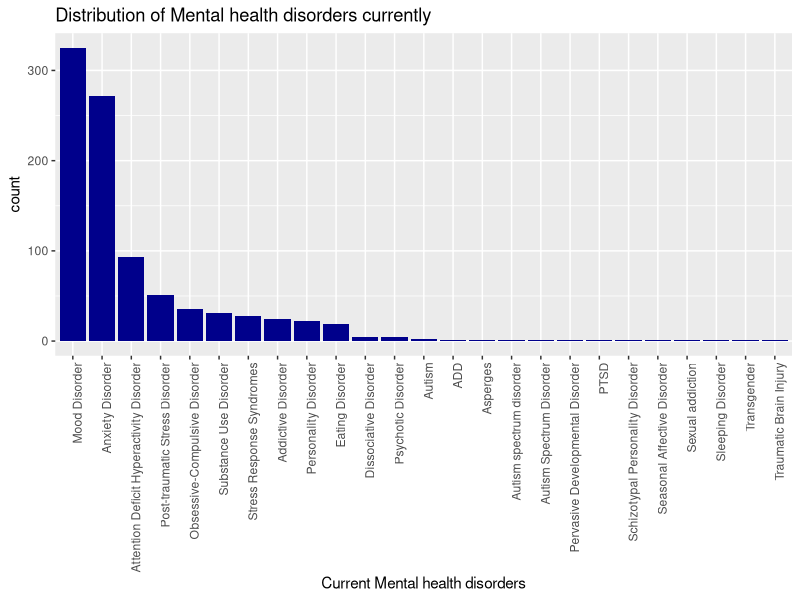
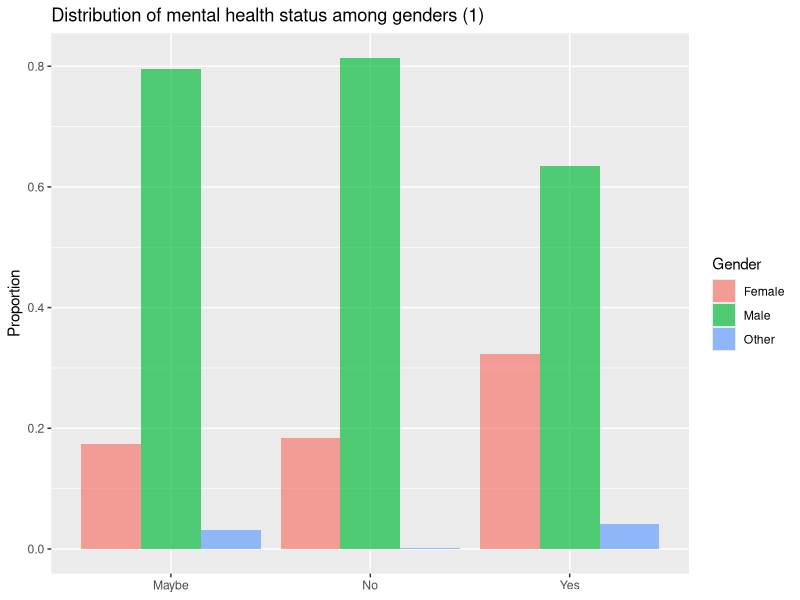
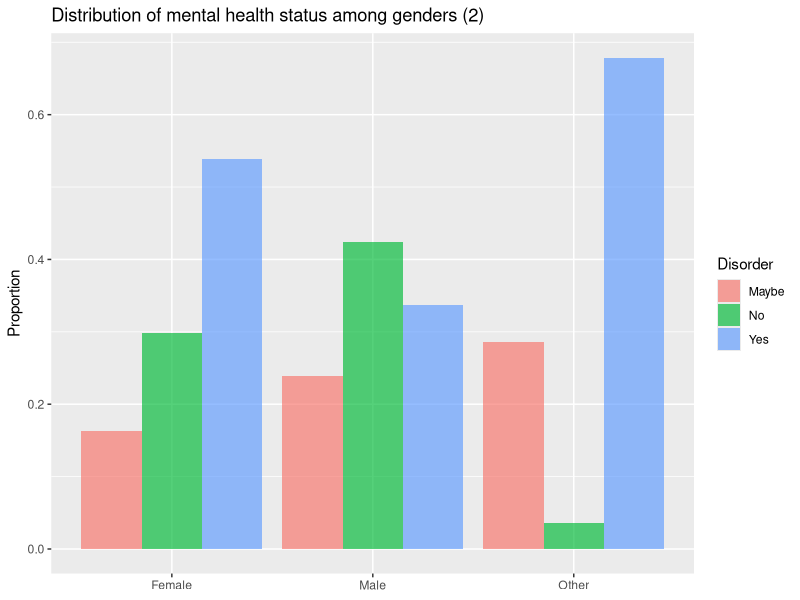
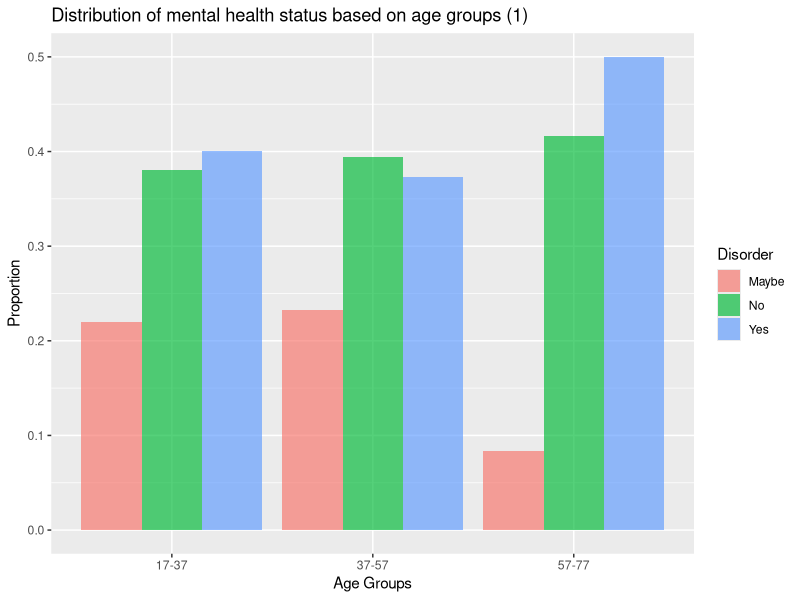
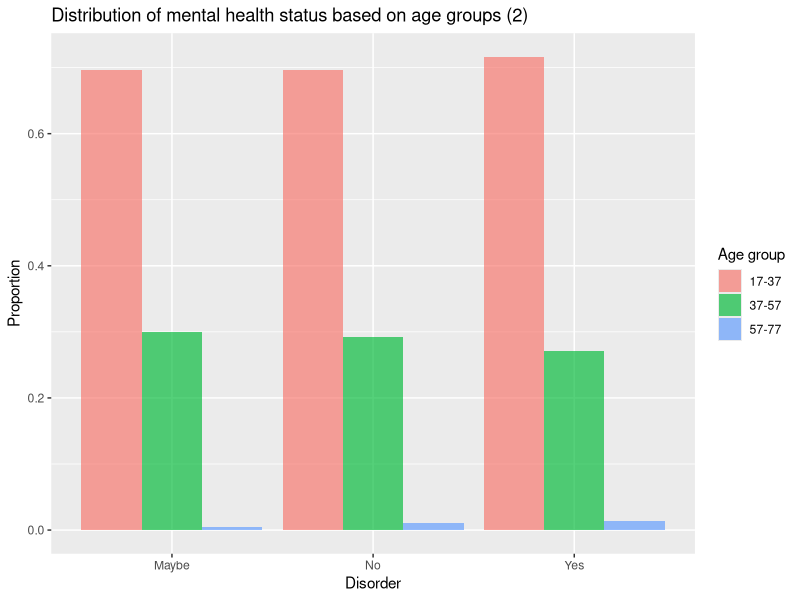
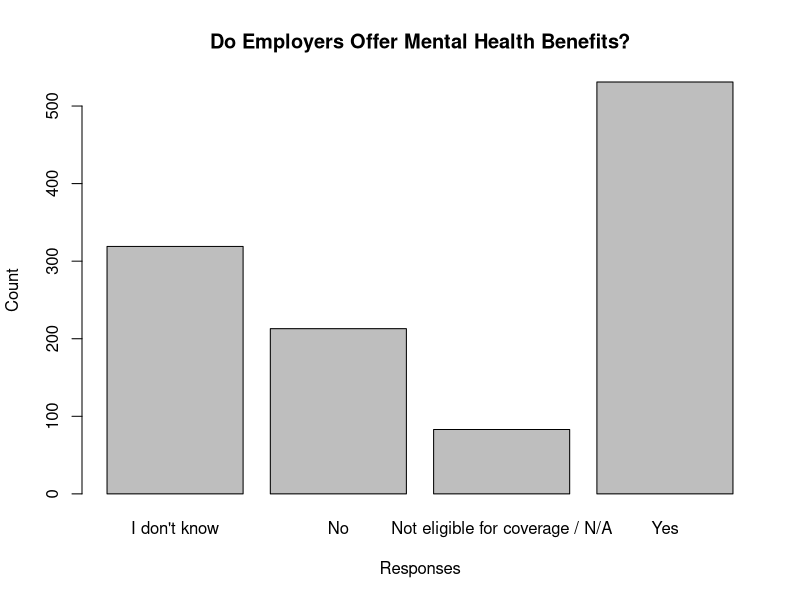
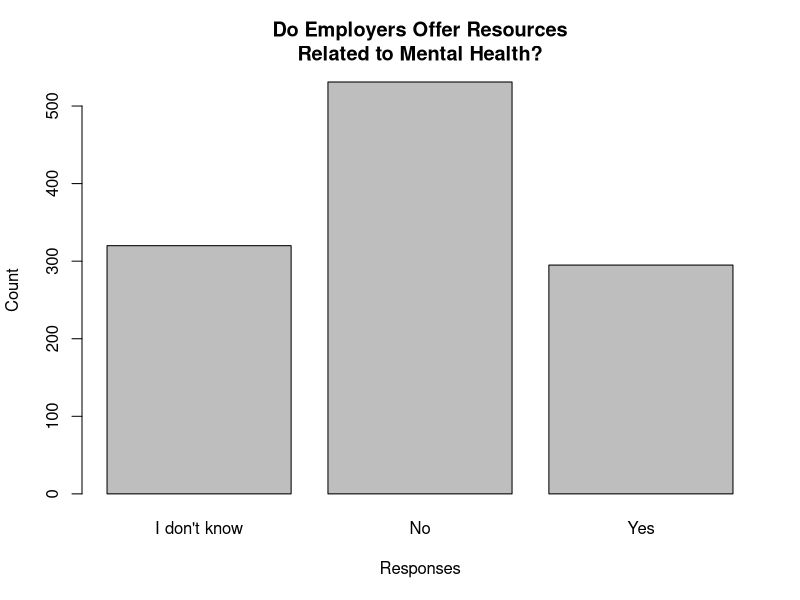
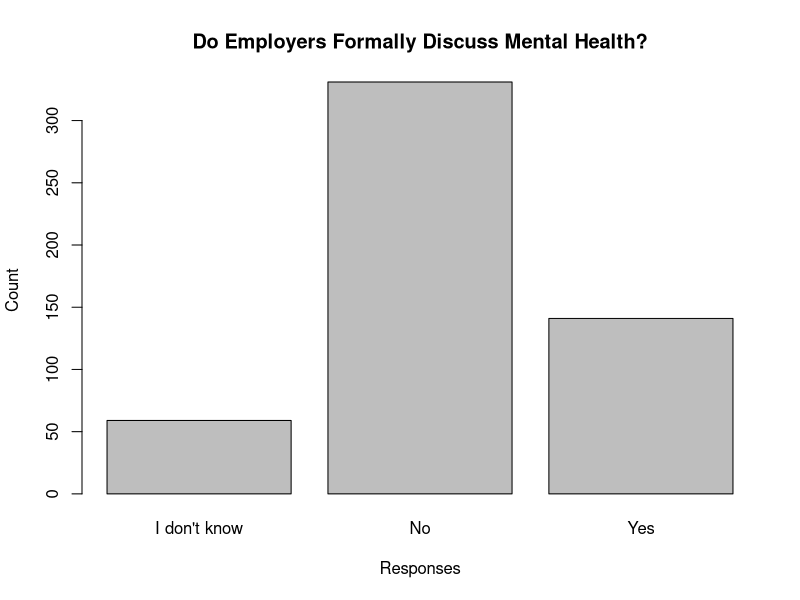

Write the R code that produced these figures, in order.
## ---- chunk 1
knitr::opts_chunk$set(comment = NA)
library(dplyr)
library(tidyr)
library(ggplot2)
library(grid)
library(gridExtra)
library(knitr)
health <- read.csv("mentalsurvey_clean.csv")
## ---- chunk 2

#since some people have multiple disorders, we have to split them 
tmp = health %>% separate(mhd, 
                          sep = '\\|',
                          c('mhd_1', 'mhd_2', 'mhd_3', 'mhd_4', 'mhd_5',
                            'mhd_6', 'mhd_7', 'mhd_8', 'mhd_9'),
                          fill = 'right')


chk = tmp %>% select(matches('mhd_[1-9]'))

comb = as.vector(t(chk))
comb1 = comb[comb != ""&!is.na(comb)]

#Shortening the factor levels by splitting
disorders=sapply(strsplit(comb1, split = " \\("), `[`, 1)
dataf <- as.data.frame(matrix(disorders))
colnames(dataf)<- "Disorder"
#Removing inconsistent response
subdataf <- subset(dataf, disorders != "I haven\'t been formally diagnosed, so I felt uncomfortable answering, but Social Anxiety and Depression.")
count_disorder <-data.frame(count(subdataf, Disorder, sort = TRUE))
kable(count_disorder)
## ---- chunk 3

reorder_size <- function(x) {
  factor(x, levels = names(sort(table(x), decreasing = TRUE)))
}
#Plot to see the distribution of current mental health illness
p <- ggplot(data=subdataf, aes(x = reorder_size(Disorder)))+
  geom_bar(fill='dark blue')+
  theme(axis.text.x = element_text(angle = 90, hjust = 1))

p+xlab("Current Mental health disorders")+ggtitle("Distribution of Mental health disorders currently")
## ---- chunk 4
gender_disorder <- table(health$Do.you.currently.have.a.mental.health.disorder., health$gender)
gender_disorder
## ---- chunk 5
#Table: % of who may, don't or have mental disorder among genders
rowprop <- prop.table(gender_disorder,1) 
rowprop
## ---- chunk 6
dr1 <-as.data.frame(rowprop)
# Distribution of respondents among gender provided they may/have/donot have a mental diorder 
ggplot(data = dr1, aes(x =Var1 , y = Freq, fill = Var2)) + 
  geom_bar(stat = 'identity', position = 'dodge', alpha = 2/3) +              
  labs(x = NULL, y = 'Proportion', fill = 'Gender')+ggtitle('Distribution of mental health status among genders (1)')
## ---- chunk 7
#Table : % of each level gender who may, don't or have mental disorder
colprop <- prop.table(gender_disorder,2)
colprop
## ---- chunk 8
# Distribution of respondents who may/have/donot have a mental diorder over the gender
dr2 <-as.data.frame(colprop)
ggplot(data = dr2, aes(x =Var2 , y = Freq, fill = Var1)) + 
  geom_bar(stat = 'identity', position = 'dodge', alpha = 2/3) +              
  labs(x = NULL, y = 'Proportion', fill = 'Disorder')+ggtitle('Distribution of mental health status among genders (2)')
## ---- chunk 9
summary(health$age)
## ---- chunk 10
#Creating labels for age groups
labs <- c(paste(seq(17, 74, by = 20), seq(37, 80, by = 20),
                sep = "-"))
health$AgeGroup <- cut(health$age, breaks = c(seq(17, 74, by = 20), Inf), labels = labs, right = FALSE)

agegr <- table(health$Do.you.currently.have.a.mental.health.disorder.,health$AgeGroup)
ageprop <- prop.table(agegr,2)
ageprop
## ---- chunk 11
dfageprop <- as.data.frame(ageprop)

#Distribution of respondents reporting a mental disorder by age groups
ggplot(data = dfageprop, aes(x =Var2 , y = Freq, fill = Var1)) + 
  geom_bar(stat = 'identity', position = 'dodge', alpha = 2/3) +              
  labs(x = "Age Groups", y = 'Proportion', fill = 'Disorder')+ggtitle('Distribution of mental health status based on age groups (1)')
## ---- chunk 12
ageprop1 <- prop.table(agegr,1)
ageprop1
## ---- chunk 13
dfageprop1 <- as.data.frame(ageprop1)
ggplot(data = dfageprop1, aes(x =Var1 , y = Freq, fill = Var2)) + 
  geom_bar(stat = 'identity', position = 'dodge', alpha = 2/3) +              
  labs(x = "Disorder", y = 'Proportion', fill = 'Age group')+ggtitle('Distribution of mental health status based on age groups (2)')
## ---- chunk 14
table(health$What.US.state.or.territory.do.you.live.in. , health$Do.you.currently.have.a.mental.health.disorder.)
## ---- chunk 15
#Creating a table for the variable "Does your employer provide mental health benefits as part of healthcare coverage?""

table(health$Does.your.employer.provide.mental.health.benefits.as.part.of.healthcare.coverage.)

barplot(table(health$Does.your.employer.provide.mental.health.benefits.as.part.of.healthcare.coverage.), xlab = "Responses", ylab = "Count", main = "Do Employers Offer Mental Health Benefits?")

## ---- chunk 16
table(health$Does.your.employer.offer.resources.to.learn.more.about.mental.health.concerns.and.options.for.seeking.help.)

barplot(table(health$Does.your.employer.offer.resources.to.learn.more.about.mental.health.concerns.and.options.for.seeking.help.), xlab = "Responses", ylab = "Count", main = "Do Employers Offer Resources\nRelated to Mental Health?")
## ---- chunk 17
Company<-subset(health, Does.your.employer.provide.mental.health.benefits.as.part.of.healthcare.coverage.=="Yes")

## ---- chunk 18
#Creating a table for for the variable related to employers formally discussing mental health with employees
table(Company$Has.your.employer.ever.formally.discussed.mental.health..for.example..as.part.of.a.wellness.campaign.or.other.official.communication..)
#Computing the percentage
percent<-table(Company$Has.your.employer.ever.formally.discussed.mental.health..for.example..as.part.of.a.wellness.campaign.or.other.official.communication..)/length(Company$Has.your.employer.ever.formally.discussed.mental.health..for.example..as.part.of.a.wellness.campaign.or.other.official.communication..)
#The parameter percent gives us the value of the percenntage needed
percent
## ---- chunk 19
Company<-droplevels(Company)
barplot(table(Company$Has.your.employer.ever.formally.discussed.mental.health..for.example..as.part.of.a.wellness.campaign.or.other.official.communication..), xlab = "Responses", ylab = "Count", main = "Do Employers Formally Discuss Mental Health?")

## ---- chunk 20
knitr::opts_chunk$set(echo = TRUE)
#Creating a table with gender and mental health responses
tab <- table(health$Do.you.think.that.discussing.a.mental.health.disorder.with.your.employer.would.have.negative.consequences., health$gender)
tab
## ---- chunk 21
#Creating a table with gender and physical health responses
tab1 <- table(health$Do.you.think.that.discussing.a.physical.health.issue.with.your.employer.would.have.negative.consequences., health$gender)
tab1
## ---- chunk 22
#creating the combined plot
tabdf <- as.data.frame(tab)
tab1df <- as.data.frame(tab1)

plot1 <- ggplot(data = tabdf, aes(x = Var1, y =Freq, fill = Var2)) + 
  geom_bar(stat = 'identity', position = 'dodge', alpha = 2/3) +              
  labs(x = "Mental health disorders", y = 'count')+ theme(legend.position='none')

plot2 <- ggplot(data = tab1df, aes(x = Var1, y =Freq, fill = Var2)) + 
  geom_bar(stat = 'identity', position = 'dodge', alpha = 2/3) +              
  labs(x = "Physical health disorders", y = 'count', fill = 'Gender')
title1=textGrob("Negative consequences: Mental vs Physial", gp=gpar(fontface="bold"))
grid.arrange(plot1, plot2,ncol=2,top = title1, widths = c(3/4,1))
## ---- chunk 23
ggplot(health, aes(x = health$Do.you.think.that.discussing.a.mental.health.disorder.with.previous.employers.would.have.negative.consequences.)) + geom_bar() + ggtitle("Discussing mental health disorder with previous\nemployer resulting in negative consequences") + xlab("Response") + ylab("Count") + theme(axis.title=element_text(size=12))
summary(health$Do.you.think.that.discussing.a.mental.health.disorder.with.previous.employers.would.have.negative.consequences.)
## ---- chunk 24
ggplot(health, aes(x = health$Do.you.think.that.discussing.a.mental.health.disorder.with.your.employer.would.have.negative.consequences.)) + geom_bar() + ggtitle("Discussing mental health disorder with\ncurrent employer resulting in negative consequences") + xlab("Response") + ylab("Count") + theme(axis.title=element_text(size=12))
summary(health$Do.you.think.that.discussing.a.mental.health.disorder.with.your.employer.would.have.negative.consequences.)
## ---- chunk 25
m1<-table(health$Do.you.think.that.discussing.a.mental.health.disorder.with.previous.employers.would.have.negative.consequences., health$Do.you.think.that.discussing.a.mental.health.disorder.with.your.employer.would.have.negative.consequences.)
chisq.test(m1)
## ---- chunk 26
#Put company size in order
health$CompanySize  = factor(health$How.many.employees.does.your.company.or.organization.have, levels=c("1-5", "6-25", "26-100", "100-500", "500-1000", "More than 1000"))
#Create Cross-tab Table
APbCS <- table(health$Is.your.anonymity.protected.if.you.choose.to.take.advantage.of.mental.health.or.substance.abuse.treatment.resources.provided.by.your.employer., health$CompanySize)
head(APbCS)
## ---- chunk 27
#Create a proportions table by Row
prop.table(APbCS, 2)
## ---- chunk 28
#Do a chi-squared test
chisq.test(APbCS)
## ---- chunk 29
t0 <- ggplot(health, aes(x = health$Is.your.anonymity.protected.if.you.choose.to.take.advantage.of.mental.health.or.substance.abuse.treatment.resources.provided.by.your.employer.))+geom_bar()+facet_wrap(~health$CompanySize, scales="free_y") + ggtitle("Perceived Difficulty of Asking for Leave by Gender") + xlab("Perceived Difficulty Level") + ylab("Count")+ theme(axis.title=element_text(size=12))
t0
## ---- chunk 30
#Add labels to tech company org
health$TLabel <- factor(health$Is.your.employer.primarily.a.tech.company.organization.,
levels = c(0, 1),
labels = c("Not primarily tech", "Primarily Tech"))
## ---- chunk 31
#Create a crosstab table
APbT2 <- table(health$Is.your.anonymity.protected.if.you.choose.to.take.advantage.of.mental.health.or.substance.abuse.treatment.resources.provided.by.your.employer., health$TLabel)
head(APbT2)
## ---- chunk 32
#Create a proportions table by Row
prop.table(APbT2, 2)
## ---- chunk 33
#Do a chi-squared test
chisq.test(APbT2)
## ---- chunk 34
#Create Visualization
t1 <- ggplot(health, aes(x = health$Is.your.anonymity.protected.if.you.choose.to.take.advantage.of.mental.health.or.substance.abuse.treatment.resources.provided.by.your.employer.))+geom_bar()+facet_wrap(health$TLabel ~ ., scales="free_y") + ggtitle("Anonymity Protections for Tech\nvs.Non-Tech Companies") + xlab("Is your anonymity protected?") + ylab("Count") + theme(axis.title=element_text(size=12))
t1
## ---- chunk 35
#Modify Labels (ideal if we can get it to fit)
health$pd2 <- factor(health$If.a.mental.health.issue.prompted.you.to.request.a.medical.leave.from.work..asking.for.that.leave.would.be.,
levels = c("Very easy", "Somewhat easy", "Neither easy nor difficult","Somewhat difficult", "Very difficult", "I don't know"),
labels = c("Very easy (VE)", "Somewhat Easy (SE)", "Neutral (N)", "Somewhat Hard (SH)", "Very Hard (VH)", "Don't Know (DK)"))
#Modify Labels (if health$pd2 does not fit, use this as an alternate)
health$pd3 <- factor(health$If.a.mental.health.issue.prompted.you.to.request.a.medical.leave.from.work..asking.for.that.leave.would.be.,
levels = c("Very easy", "Somewhat easy", "Neither easy nor difficult","Somewhat difficult", "Very difficult", "I don't know"),
labels = c("VE", "SE", "N", "SH", "VH", "DK"))
## ---- chunk 36
#Crosstab table
ELDbG <- table(health$pd2, health$gender)
ELDbG
prop.table(ELDbG, 2)
## ---- chunk 37
chisq.test(ELDbG)
## ---- chunk 38
#Create Visualization
t2 <- ggplot(health, aes(x = health$pd3))+geom_bar()+facet_wrap(health$gender ~ ., scales="free_y") + ggtitle("Perceived Difficulty of Asking for Leave by Gender") + xlab("Perceived Difficulty Level") + ylab("Count") + theme(axis.title=element_text(size=12))
t2
## ---- chunk 39
#Do the AgeGroup Variable
labs <- c(paste(seq(17, 74, by = 20), seq(37, 80, by = 20),
                sep = "-"))
health$AgeGroup <- cut(health$age, breaks = c(seq(17, 74, by = 20), Inf), labels = labs, right = FALSE)
## ---- chunk 40
#Crosstab table
ELDbA <- table(health$pd2, health$AgeGroup)
ELDbA
#Proportions table
prop.table(ELDbA)
## ---- chunk 41
chisq.test(ELDbA)
## ---- chunk 42
#Create Visualization
t3 <- ggplot(health, aes(x = health$pd3))+geom_bar()+facet_wrap(health$AgeGroup ~ ., scales="free_y") + ggtitle("Perceived Difficulty of Asking for Leave by Age Group") + xlab("Perceived Difficulty Level") + ylab("Count") + theme(axis.title=element_text(size=12))
t3
## ---- chunk 43
#Crosstab table
ELDbCS <- table(health$pd2, health$CompanySize)
ELDbCS
prop.table(ELDbCS, 2)
## ---- chunk 44
chisq.test(ELDbCS)
## ---- chunk 45
#Create Visualization
t4 <- ggplot(health, aes(x = health$pd3))+geom_bar()+facet_wrap(health$CompanySize~ ., scales="free_y") + ggtitle("Perceived Difficulty of Asking for Leave\nby Company Size") + xlab("Perceived Difficulty Level") + ylab("Count")
t4
## ---- chunk 46
#Modify Labels for mental health benefit provision
health$mhb2 <- factor(health$Does.your.employer.provide.mental.health.benefits.as.part.of.healthcare.coverage.,
levels = c("I don't know", "No", "Not eligible for coverage / N/A","Yes"),
labels = c("Don't Know", "No", "Ineligible/NA", "Yes"))
## ---- chunk 47
#Crosstab Table
ELDbMHB <- table(health$pd2, health$mhb2)
ELDbMHB
## ---- chunk 48
chisq.test(ELDbMHB)
## ---- chunk 49
t5 <- ggplot(health, aes(x = health$pd3))+geom_bar()+facet_wrap(~ health$mhb2, scales="free_y") + ggtitle("Perceived Difficulty of Asking for Leave by Mental\nHealth Benefit Provision") + xlab("Perceived Difficulty Level") + ylab("Count") + theme(axis.title=element_text(size=12))
t5
## ---- chunk 50
ELDbEDM <- table(health$pd2, health$Has.your.employer.ever.formally.discussed.mental.health..for.example..as.part.of.a.wellness.campaign.or.other.official.communication..)
ELDbEDM
## ---- chunk 51
chisq.test(ELDbEDM)
## ---- chunk 52
t6 <- ggplot(health, aes(x = health$pd3))+geom_bar()+facet_wrap( health$Has.your.employer.ever.formally.discussed.mental.health..for.example..as.part.of.a.wellness.campaign.or.other.official.communication.. ~., scales="free_y") + ggtitle("Perceived Difficulty of Asking for Leave by Mental Health\nDiscussion by Employer") + xlab("Perceived Difficulty Level") + ylab("Count") + theme(axis.title=element_text(size=12))
t6
## ---- chunk 53
ELDbEOR <- table(health$pd2, health$Does.your.employer.offer.resources.to.learn.more.about.mental.health.concerns.and.options.for.seeking.help.)
ELDbEOR
## ---- chunk 54
chisq.test(ELDbEOR)
## ---- chunk 55
t7 <- ggplot(health, aes(x = health$pd3))+geom_bar()+facet_wrap( health$Does.your.employer.offer.resources.to.learn.more.about.mental.health.concerns.and.options.for.seeking.help. ~., scales="free_y") + ggtitle("Perceived Difficulty of Asking for Leave by Mental\nHealth Resource Provision") + xlab("Perceived Difficulty Level") + ylab("Count") + theme(axis.title=element_text(size=12))
t7
## ---- chunk 56
ELDbPR <- table(health$pd2, health$Have.you.observed.or.experienced.an.unsupportive.or.badly.handled.response.to.a.mental.health.issue.in.your.current.or.previous.workplace.)
ELDbPR
prop.table(ELDbPR, 2)
## ---- chunk 57
#Modify Labels for unsupportive response to make them shorter
health$epr <- factor(health$Have.you.observed.or.experienced.an.unsupportive.or.badly.handled.response.to.a.mental.health.issue.in.your.current.or.previous.workplace.,
levels = c("Maybe/Not sure", "N/A", "No","Yes, I experienced", "Yes, I observed"),
labels = c("Don't Know", "N/A", "No", "Yes, experienced", "Yes, observed"))
table(health$pd2, health$epr)
## ---- chunk 58
chisq.test(ELDbPR)
## ---- chunk 59
t8 <- ggplot(health, aes(x = health$pd3))+geom_bar()+facet_wrap(health$epr ~., scales="free_y") + ggtitle("Perceived Difficulty of Asking for Leave by Experience\nwith Poor Mental health Response") + xlab("Perceived Difficulty Level") + ylab("Count") + theme(axis.title=element_text(size=12))
t8
## ---- chunk 60
MHbG <- table(health$Would.you.feel.comfortable.discussing.a.mental.health.disorder.with.your.direct.supervisor.s.., health$gender)
MHbG
prop.table(MHbG, 2)
## ---- chunk 61
chisq.test(MHbG)
## ---- chunk 62
t9 <- ggplot(health, aes(x = health$Would.you.feel.comfortable.discussing.a.mental.health.disorder.with.your.direct.supervisor.s..))+geom_bar()+facet_grid(~ health$gender) + ggtitle("Comfort with Discussing Mental Health\nDisorder with Supervisor by Gender") + xlab("Would you feel comfortable discussing a mental health\ndisorder with your supervisor?") + ylab("Count") + theme(axis.title=element_text(size=12), axis.text=element_text(size=10))
t9
## ---- chunk 63
MHbA <- table(health$Would.you.feel.comfortable.discussing.a.mental.health.disorder.with.your.direct.supervisor.s.., health$AgeGroup)
MHbA
prop.table(MHbA, 2)
## ---- chunk 64
chisq.test(MHbA)
## ---- chunk 65
t10 <- ggplot(health, aes(x = health$Would.you.feel.comfortable.discussing.a.mental.health.disorder.with.your.direct.supervisor.s..))+geom_bar()+facet_wrap(health$AgeGroup ~., scales="free_y") + ggtitle("Comfort with Discussing Mental Health\n Disorder with Supervisor by Age") + xlab("Would you feel comfortable discussing a mental health\ndisorder with your supervisor?") + ylab("Count") + theme(axis.title=element_text(size=12), axis.text=element_text(size=10))
t10
## ---- chunk 66
MHbCS <- table(health$Would.you.feel.comfortable.discussing.a.mental.health.disorder.with.your.direct.supervisor.s.., health$CompanySize)
MHbCS
prop.table(MHbCS, 2)
## ---- chunk 67
chisq.test(MHbCS)
## ---- chunk 68
t11 <- ggplot(health, aes(x = health$Would.you.feel.comfortable.discussing.a.mental.health.disorder.with.your.direct.supervisor.s..))+geom_bar()+facet_wrap(health$CompanySize ~., scales="free_y") + ggtitle("Comfort with Discussion of Mental Health\nDisorder with Supervisor by Company Size") + xlab("Would you feel comfortable discussing a mental health\ndisorder with your supervisor?") + ylab("Count") + theme(axis.title=element_text(size=12), axis.text=element_text(size=10))
t11
## ---- chunk 69
MHbPR <- table(health$Would.you.feel.comfortable.discussing.a.mental.health.disorder.with.your.direct.supervisor.s.., health$Have.you.observed.or.experienced.an.unsupportive.or.badly.handled.response.to.a.mental.health.issue.in.your.current.or.previous.workplace.)
MHbPR
prop.table(MHbPR, 2)
## ---- chunk 70
chisq.test(MHbPR)
## ---- chunk 71
t17 <- ggplot(health, aes(x = health$Would.you.feel.comfortable.discussing.a.mental.health.disorder.with.your.direct.supervisor.s..))+geom_bar()+facet_wrap(health$Have.you.observed.or.experienced.an.unsupportive.or.badly.handled.response.to.a.mental.health.issue.in.your.current.or.previous.workplace. ~., scales="free_y") + ggtitle("Comfort with Discussing Mental Health with\nSupervisor by Experience with Poor Workplace Response") + xlab("Would you feel comfortable discussing a mental health\ndisorder with your supervisor?") + ylab("Count") + theme(axis.title=element_text(size=12), axis.text=element_text(size=10))
t17
## ---- chunk 72
MHbVN <- table(health$Would.you.feel.comfortable.discussing.a.mental.health.disorder.with.your.direct.supervisor.s.., health$Do.you.think.that.discussing.a.mental.health.disorder.with.your.employer.would.have.negative.consequences.)
MHbVN
## ---- chunk 73
chisq.test(MHbVN)
## ---- chunk 74
#Modify Labels for perception of mental health disclosure impact
health$negimp <- factor(health$Do.you.think.that.discussing.a.mental.health.disorder.with.your.employer.would.have.negative.consequences.,
levels = c("Maybe", "No", "Yes"),
labels = c("Maybe Expect a Negative Impact", "Do Not Expect Negative Impact", "Expect Negative Impact"))
#Check Results
table(health$Would.you.feel.comfortable.discussing.a.mental.health.disorder.with.your.direct.supervisor.s.., health$negimp)
## ---- chunk 75
t12 <- ggplot(health, aes(x = health$Would.you.feel.comfortable.discussing.a.mental.health.disorder.with.your.direct.supervisor.s..))+geom_bar()+facet_wrap(health$negimp ~., scales="free_y") + ggtitle("Comfort with Discussing Mental Health disorder\nwith Supervisor by Perception of Negative Impact") + xlab("Would you feel comfortable discussing a mental health disorder\nwith your supervisor?") + ylab("Count") + theme(axis.title=element_text(size=12), axis.text=element_text(size=10))
t12
## ---- chunk 76
MHCbG <- table(health$Would.you.feel.comfortable.discussing.a.mental.health.disorder.with.your.coworkers., health$gender)
MHCbG
prop.table(MHCbG, 2)
## ---- chunk 77
chisq.test(MHCbG)
## ---- chunk 78
t13 <- ggplot(health, aes(x = health$Would.you.feel.comfortable.discussing.a.mental.health.disorder.with.your.coworkers.))+geom_bar()+facet_wrap(health$gender ~., scales="free_y") + ggtitle("Comfort with Discussing Mental Health\nDisorder with Coworkers by Gender") + xlab("Would you feel comfortable discussing a mental health\ndisorder with your coworkers?") + ylab("Count") + theme(axis.title=element_text(size=12), axis.text=element_text(size=10))
t13
## ---- chunk 79
MHCbA <- table(health$Would.you.feel.comfortable.discussing.a.mental.health.disorder.with.your.coworkers., health$AgeGroup)
MHCbA
#Proportions (as column percentages)
prop.table(MHCbA, 2)
## ---- chunk 80
chisq.test(MHCbA)
## ---- chunk 81
t14 <- ggplot(health, aes(x = health$Would.you.feel.comfortable.discussing.a.mental.health.disorder.with.your.coworkers.))+geom_bar()+facet_wrap(health$AgeGroup ~., scales="free_y") + ggtitle("Comfort with Discussing Mental Health\nDisorder with Coworkers by Age Group") + xlab("Would you feel comfortable discussing a mental health\ndisorder with your coworkers?") + ylab("Count") + theme(axis.title=element_text(size=12), axis.text=element_text(size=10))
t14
## ---- chunk 82
MHCbCS <- table(health$Would.you.feel.comfortable.discussing.a.mental.health.disorder.with.your.coworkers., health$CompanySize)
MHCbCS
#Proportions (as column percentages)
prop.table(MHCbCS, 2)
## ---- chunk 83
#Chi-Squared (the p value is small)
chisq.test(MHCbCS)
## ---- chunk 84
t15 <- ggplot(health, aes(x = health$Would.you.feel.comfortable.discussing.a.mental.health.disorder.with.your.coworkers.))+geom_bar()+facet_wrap(health$CompanySize ~., scales="free_y") + ggtitle("Comfort with Discussing Mental health\nDisorder with Coworkers by Company Size") + xlab("Would you feel comfortable discussing a mental health\ndisorder with your coworkers?") + ylab("Count") + theme(axis.title=element_text(size=12), axis.text=element_text(size=10))
t15
## ---- chunk 85
MHCbPR <- table(health$Would.you.feel.comfortable.discussing.a.mental.health.disorder.with.your.coworkers., health$Have.you.observed.or.experienced.an.unsupportive.or.badly.handled.response.to.a.mental.health.issue.in.your.current.or.previous.workplace.)
MHCbPR
## ---- chunk 86
chisq.test(MHCbPR)
## ---- chunk 87
t16 <- ggplot(health, aes(x = health$Would.you.feel.comfortable.discussing.a.mental.health.disorder.with.your.coworkers.))+geom_bar()+facet_wrap(health$Have.you.observed.or.experienced.an.unsupportive.or.badly.handled.response.to.a.mental.health.issue.in.your.current.or.previous.workplace. ~., scales="free_y") + ggtitle("Comfort with Discussing Mental health disorders\nwith Coworkers by Experience with\npoor Workplace Response\nto mental health") + xlab("Would you feel comfortable discussing a mental health\ndisorder with your coworkers?") + ylab("Count") + theme(axis.title=element_text(size=12), axis.text=element_text(size=10))
t16
## ---- chunk 88
MHCbCN <- table(health$Would.you.feel.comfortable.discussing.a.mental.health.disorder.with.your.coworkers., health$Do.you.think.that.team.members.co.workers.would.view.you.more.negatively.if.they.knew.you.suffered.from.a.mental.health.issue.)
MHCbCN
## ---- chunk 89
chisq.test(MHCbCN)
## ---- chunk 90
t17 <- ggplot(health, aes(x = health$Would.you.feel.comfortable.discussing.a.mental.health.disorder.with.your.coworkers.))+geom_bar()+facet_wrap(health$Do.you.think.that.team.members.co.workers.would.view.you.more.negatively.if.they.knew.you.suffered.from.a.mental.health.issue. ~., scales="free_y") + ggtitle("Comfort with discussing Mental Health Disorder with\n Coworkers by Perceived Negative Impact") + xlab("Would you feel comfortable discussing a mental health\ndisorder with your coworkers?") + ylab("Count") + theme(axis.title=element_text(size=12), axis.text=element_text(size=10))
t17
## ---- chunk 91
ggplot(health, aes(x = health$Do.you.think.that.discussing.a.mental.health.disorder.with.previous.employers.would.have.negative.consequences.)) + geom_bar() + ggtitle("Discussing mental health disorder with previous\nemployer resulting in negative consequences") + xlab("Response") + ylab("Count")
summary(health$Do.you.think.that.discussing.a.mental.health.disorder.with.previous.employers.would.have.negative.consequences.)

## ---- chunk 92
ggplot(health, aes(x = health$Do.you.think.that.discussing.a.mental.health.disorder.with.your.employer.would.have.negative.consequences.)) + geom_bar() + ggtitle("Discussing mental health disorder with current\nemployer resulting in negative consequences") + xlab("Response") + ylab("Count")
summary(health$Do.you.think.that.discussing.a.mental.health.disorder.with.your.employer.would.have.negative.consequences.)

## ---- chunk 93
t1<-table(health$Do.you.think.that.discussing.a.mental.health.disorder.with.previous.employers.would.have.negative.consequences., health$Do.you.think.that.discussing.a.mental.health.disorder.with.your.employer.would.have.negative.consequences.)
chisq.test(t1)
## ---- chunk 94
ggplot(health, aes(x = health$Do.you.think.that.discussing.a.mental.health.disorder.with.previous.employers.would.have.negative.consequences.)) + geom_bar() + ggtitle("Discussing mental health disorder with previous\nemployer resulting in negative consequences") + xlab("Response") + ylab("Count")
summary(health$Do.you.think.that.discussing.a.mental.health.disorder.with.previous.employers.would.have.negative.consequences.)
